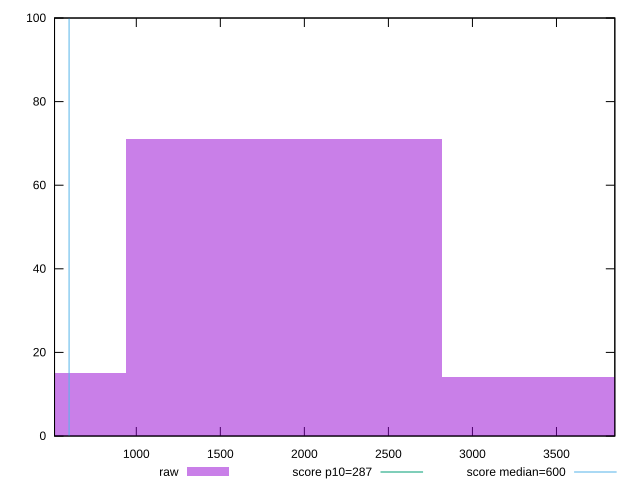

Source code (gnuplot):
reset

$raw <<EOF
1880.8553336302568 71
0 15
3761.7106672605137 14
EOF

set key outside below
set boxwidth 1880.8553336302568
set xrange [513.5000000000009:3847.209500000004]
set yrange [0:100]
set trange [0:100]
set style fill transparent solid 0.5 noborder

set parametric
set terminal svg size 640, 490 enhanced background rgb 'white'
set output "report_00015_2021-02-09T16-11-33.973Z/total-blocking-time/samples/pages/raw/histogram.svg"

plot $raw title "raw" with boxes, \
     287,t title "score p10=287", \
     600,t title "score median=600"

reset
